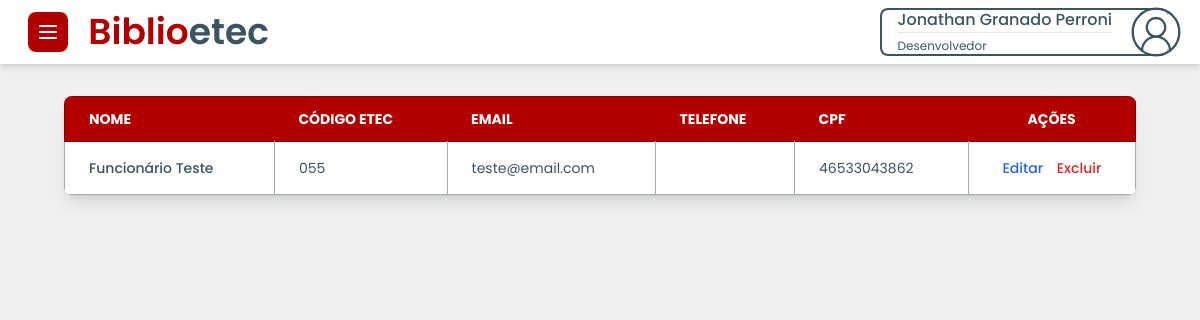
Before: /Users/pageUser/pageGlobal/list/listabibliotecarioNew.php (signed in) with the older database file.
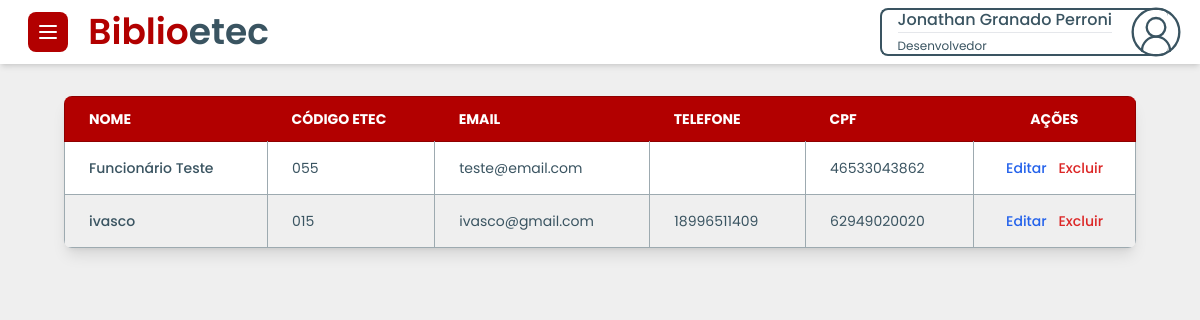
After: the same page with the newer database file.
### tables this page shows
CREATE TABLE `tbbibliotecario` (
  `codigo` int(11) NOT NULL,
  `nome` text DEFAULT NULL,
  `email` text DEFAULT NULL,
  `password` text DEFAULT NULL,
  `telefone` text DEFAULT NULL,
  `celular` text DEFAULT NULL,
  `cpf` text DEFAULT NULL,
  `codigo_escola` text DEFAULT NULL,
  `acesso` text DEFAULT NULL,
  `cadastrado_por` varchar(50) NOT NULL,
  `data_cadastro` datetime DEFAULT NULL,
  `codigo_autenticacao` varchar(8) DEFAULT NULL,
  `chave_recuperar_senha` varchar(220) DEFAULT NULL,
  `data_codigo_autenticacao` datetime DEFAULT NULL,
  `statusDev` tinyint(4) DEFAULT NULL
);

### Users/pageUser/pageGlobal/list/listabibliotecarioNew.php (the view, shortened to what this page needs)
<?php
 include("../../../../conexao/conexao.php");
?>
<!DOCTYPE html>
<html lang="pt-br">
<head>
    <script src="https://cdn.tailwindcss.com"></script>
    <link href="https://cdn.jsdelivr.net/npm/flowbite@2.5.1/dist/flowbite.min.css" rel="stylesheet" />
    <link rel="stylesheet" href="../../../UserCss/defaults.css">
</head>
<body>
    <nav class="flex justify-between items-center py-2 px-4 bg-white shadow-md">
        <div id="nav-left-side">
            <button data-drawer-target="default-sidebar" data-drawer-toggle="default-sidebar" aria-controls="default-sidebar" type="button" class="inline-flex items-center p-2 ms-3 bg-[var(--primary)] text-sm text-white rounded-lg hover:bg-[var(--primary-emphasis)] focus:outline-none focus:ring-2 focus:ring-gray-200 dark:text-white dark:hover:bg-[var(--primary-emphasis)]">
            </button>
            <a href="#" class="text-4xl mx-4 text-primary font-semibold hidden md:inline" tabindex="-1">Biblio<span class="text-secondary">etec</span></a>
        </div>
        <button id="dropdown-perfil" data-dropdown-toggle="dropdown" class="flex justify-between items-center max-h-12 pl-4 mr-4 bg-white border-2 border-solid border-[var(--secondary)] border-r-0 rounded-lg text-[var(--secondary)] text-left flex-nowrap text-nowrap" type="button">
            <div>
             <span class="text-[var(--secondary)] font-medium"><?php echo $_SESSION['nome']; ?></span>
                <hr>
                <span class="text-xs text-[var(--secondary)]"><?php echo $_SESSION['acesso']; ?></span>
            </div>
        </button>
    </nav>
    <main class="mx-1 sm:mx-16 my-8">
        <div class="relative overflow-x-auto shadow-lg rounded-lg">
            <table class="min-w-full text-sm text-left rtl:text-right text-[var(--secondary)]">
                <thead class="text-sm text-white uppercase bg-[var(--primary)] border border-[var(--primary-emphasis)]">
                    <tr class="">
                        <th scope="col" class="px-6 py-3">Nome</th>
                        <th scope="col" class="px-6 py-3">Código Etec</th>
                        <th scope="col" class="px-6 py-3">Email</th>
                        <th scope="col" class="px-6 py-3">Telefone</th>
                        <th scope="col" class="px-6 py-3">CPF</th>
                        <th scope="col" class="px-6 py-3 text-center">Ações</th>
                    </tr>
                </thead>
                <tbody class="border border-[var(--grey)]">
                <?php
                    $sql = "SELECT codigo, nome, email, telefone, codigo_escola, cpf FROM tbbibliotecario";
                    $result = mysqli_query($conn, $sql);
                    if (mysqli_num_rows($result) > 0) {
                        while($row = mysqli_fetch_assoc($result)) {
                            echo '
                            <tr class="odd:bg-white even:bg-[var(--off-white)] border-b border-[var(--grey)]">
                                <th scope="row" class="px-6 py-4 font-medium text-[var(--secondary)] whitespace-nowrap border-r border-[var(--grey)]">
                                    ' . htmlspecialchars($row["nome"]) . '
                                </th>
                                <td class="px-6 py-4 border-r border-[var(--grey)]">' . htmlspecialchars($row["codigo_escola"]) . '</td>
                                <td class="px-6 py-4 border-r border-[var(--grey)]">' . htmlspecialchars($row["email"]) . '</td>
                                <td class="px-6 py-4 border-r border-[var(--grey)]">' . htmlspecialchars($row["telefone"]) . '</td>
                                    <td class="px-6 py-4 border-r border-[var(--grey)]">' . htmlspecialchars($row["cpf"]) . ' </td>
                                <td class="flex justify-between md:justify-evenly gap-1 px-6 py-4">
                                    <a href="../editar/editarBibliotecario.php ?codigo=' . urlencode($row["codigo"]) . '" class="font-medium text-blue-600 hover:underline">Editar</a>
                                    <form id="form-excluir" action="../excluir/excluirbibliotecario.php" method="POST"><input value=' . urlencode($row["codigo"]) . ' readonly name="codigo" class="hidden"/> <button type="submit" class="font-medium text-red-600 hover:underline">Excluir</button></form>
                                </td>
                            </tr>';
                        }
                    } else {
                        echo '<tr><td colspan="5" class="text-center px-6 py-4">Nenhum dado encontrado</td></tr>';
                    }
                ?>
                </tbody>
            </table>
        </div>
    </main>
</body>
</html>

Changed rows visible on the page:
added tbbibliotecario: nome "ivasco", codigo_escola "015", email "ivasco@gmail.com", telefone "18996511409", cpf "62949020020"
